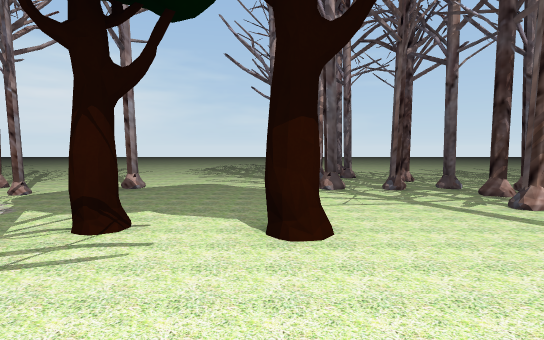
view 1 (above)

20 first-person views from a walk through a scene from a Unity 3-D project. The camera is 1.5 m above the floor, tilts 4° down and sees 80° across. The floor is counted in squares, 1.84 m on a side. Each view is taken from the middle of a square. On the plan, view 1 faces up. The plan holds only what a view shows up to about 11 squares ahead; the rest is blank. The place goes on beyond the plan. The player character is not drawn.

view 2
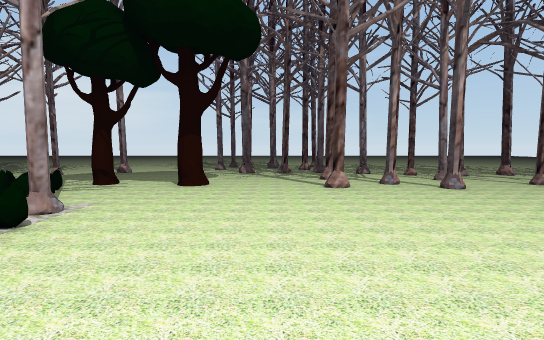

view 3
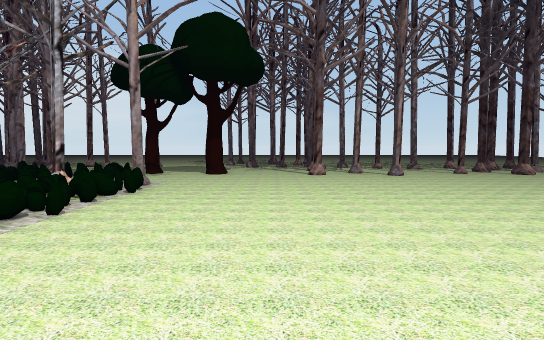

view 4
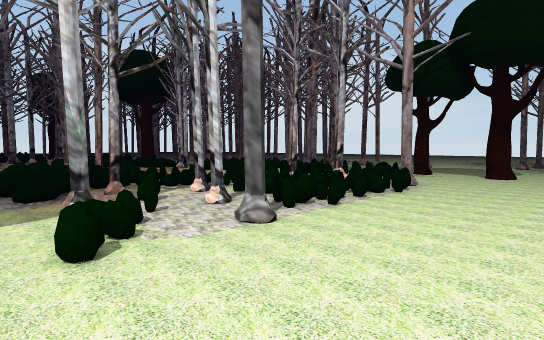

view 5
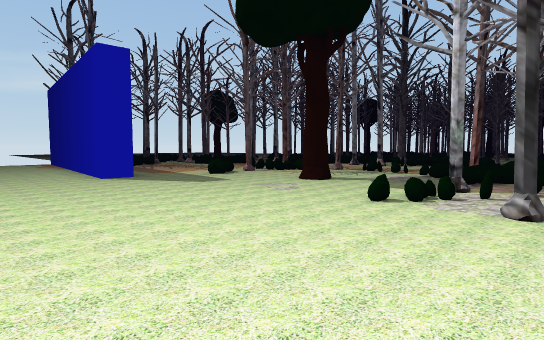

view 6
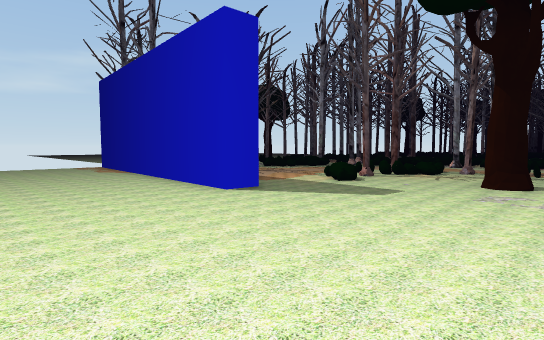

view 7
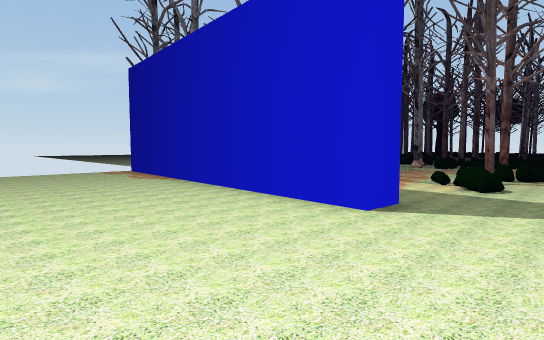

view 8
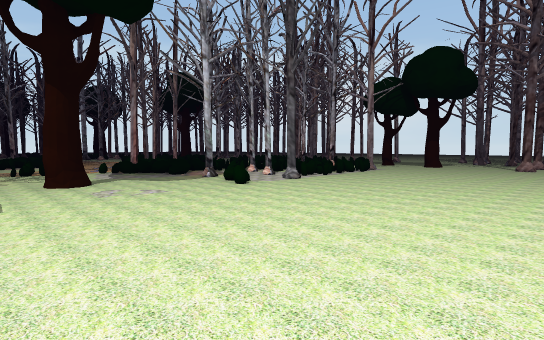

view 9
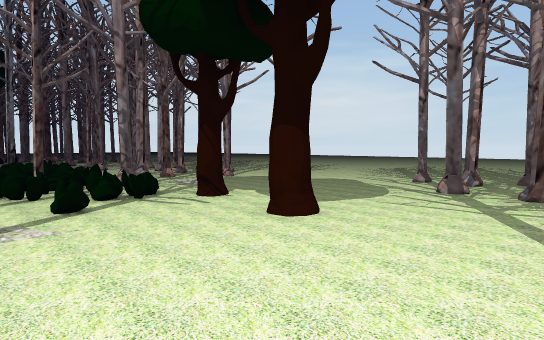

view 10
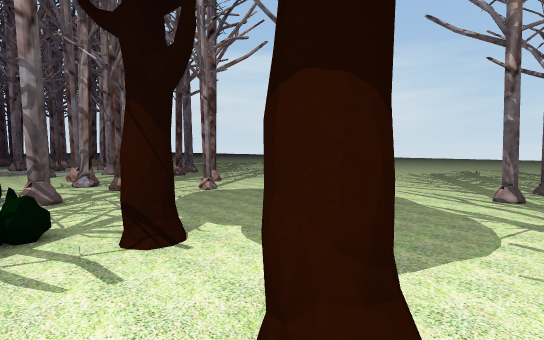

view 11
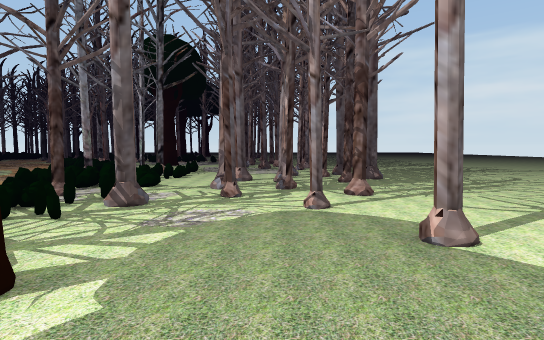

view 12
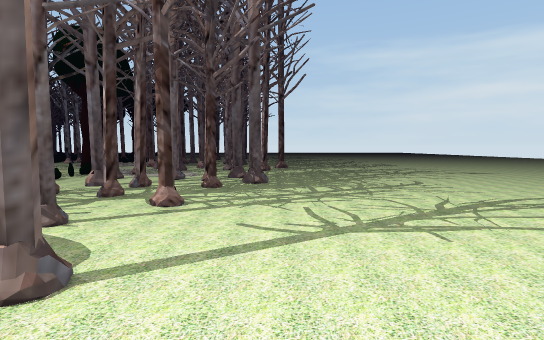

view 13
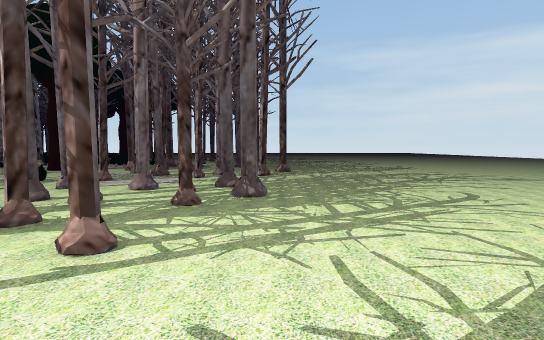

view 14
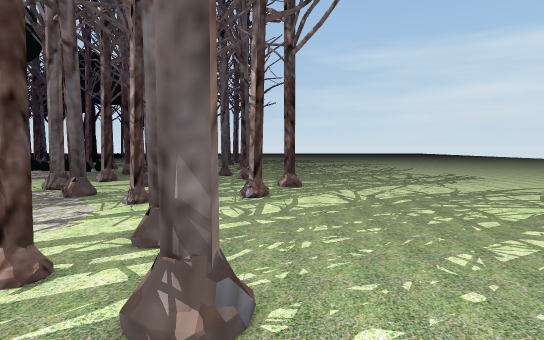

view 15
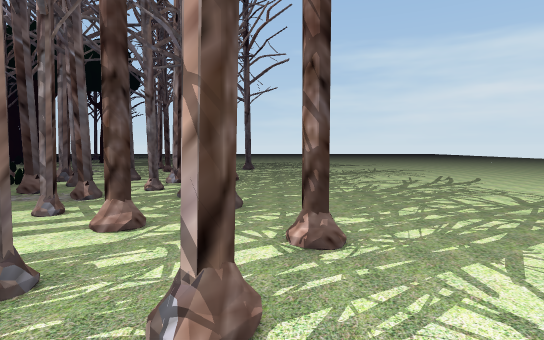

view 16
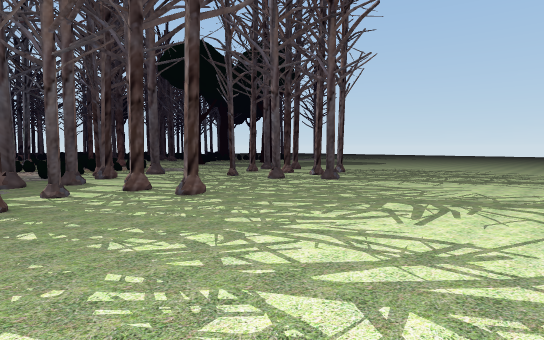

view 17
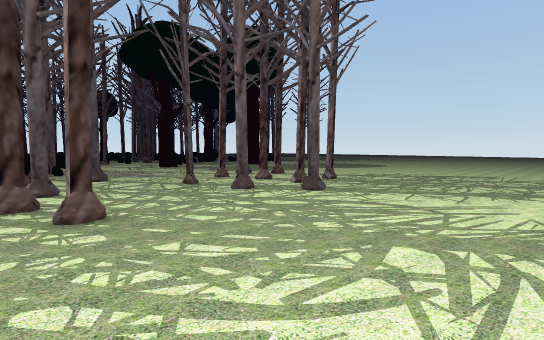

view 18
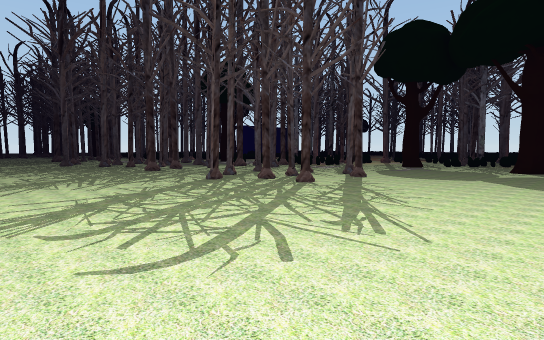

view 19
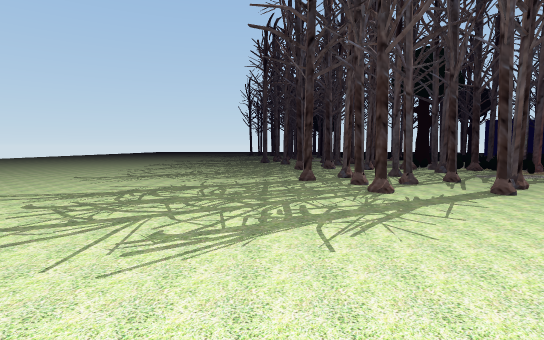

view 20
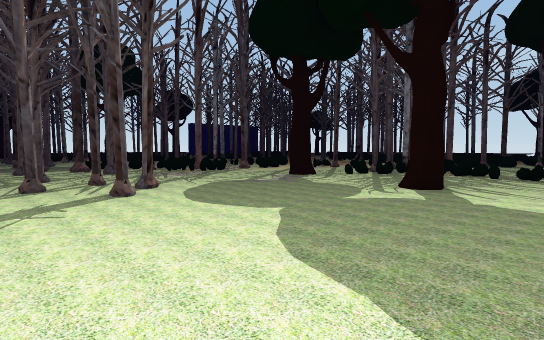

### Floor plan
Key: @ floor where view 1 was taken; # wall or solid block; . main floor; : floor 0.25 m higher than the main floor; / step, stairs or slope; = window, fence, low wall or low ledge.
Columns run from 31 left of view 1 to 5 right of it. Each row starts with its distance up from view 1.
 12  .......................... .....
 11  ..................................
 10 .................................#...
  9 ................................... .
  8 .................#.#...........##.#..
  7  .......#...#........:#..#..#......#.
  6 ......:#.#....#..##.../....#........:
  5 .......#....#..:###...//.#.........#.
  4 ......#......#..#...#..#///..........
  3 ............#... .........#....#.....
  2 ............# ..   .=#===..===.......
  1 ............ =..    ## ==#.===.......
  0 .......... =         # ==== ###@.....
 -1  ........  #               ##==......
 -2  .....                      ===......
 -3  ....                     =  ==......
 -4                        #  ==###......
 -5                       =#= =#==.......
 -6                        = #==#.=......
 -7                          .=..........
 -8                         .=...........
 -9                        ..=..#........
-10                        ..............
-11                         .............
-12                           =..........
-13                           #..=..#....
-14                          .......#....
-15                          ...... #....
-16                                 #....
-17                                ##....
-18                                #....
-19                                #....
-20                                #....
-21                                #....
-22                                #....

Positions as (right, up) in squares from view 1, and headings:
1: (0, 0), facing up
2: (2, -4), facing up
3: (2, -7), facing up
4: (2, -7), facing up-left
5: (4, -4), facing down-left
6: (5, -8), facing down-left
7: (5, -11), facing down-left
8: (5, -11), facing up-left
9: (3, 0), facing up-left
10: (1, 2), facing up-left
11: (0, 5), facing left
12: (-1, 8), facing left
13: (-3, 8), facing left
14: (-7, 8), facing left
15: (-11, 8), facing left
16: (-16, 12), facing down-left
17: (-18, 11), facing down-left
18: (-30, 12), facing down-right
19: (-31, 8), facing right
20: (-31, 6), facing down-right
